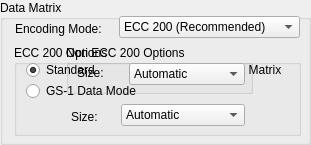
    <widget class="QGroupBox" name="grpDM" >
     <property name="geometry" >
      <rect>
       <x>116</x>
       <y>21</y>
       <width>311</width>
       <height>145</height>
      </rect>
     </property>
     <property name="title" >
      <string>Data Matrix</string>
     </property>
     <widget class="QComboBox" name="cmbDMMode" >
      <property name="geometry" >
       <rect>
        <x>119</x>
        <y>16</y>
        <width>181</width>
        <height>22</height>
       </rect>
      </property>
      <item>
       <property name="text" >
        <string>ECC 200 (Recommended)</string>
       </property>
      </item>
      <item>
       <property name="text" >
        <string>ECC 000</string>
       </property>
      </item>
      <item>
       <property name="text" >
        <string>ECC 050</string>
       </property>
      </item>
      <item>
       <property name="text" >
        <string>ECC 080</string>
       </property>
      </item>
      <item>
       <property name="text" >
        <string>ECC 100</string>
       </property>
      </item>
      <item>
       <property name="text" >
        <string>ECC 140</string>
       </property>
      </item>
     </widget>
     <widget class="QLabel" name="label" >
      <property name="geometry" >
       <rect>
        <x>15</x>
        <y>21</y>
        <width>96</width>
        <height>16</height>
       </rect>
      </property>
      <property name="text" >
       <string>Encoding Mode:</string>
      </property>
      <property name="buddy" >
       <cstring>cmbDMMode</cstring>
      </property>
     </widget>
     <widget class="QGroupBox" name="grpDM200" >
      <property name="geometry" >
       <rect>
        <x>14</x>
        <y>45</y>
        <width>287</width>
        <height>91</height>
       </rect>
      </property>
      <property name="title" >
       <string>ECC 200 Options</string>
      </property>
      <widget class="QRadioButton" name="radDM200Stand" >
       <property name="geometry" >
        <rect>
         <x>12</x>
         <y>14</y>
         <width>92</width>
         <height>22</height>
        </rect>
       </property>
       <property name="text" >
        <string>Standard</string>
       </property>
       <property name="checked" >
        <bool>true</bool>
       </property>
      </widget>
      <widget class="QRadioButton" name="radDM200GS1" >
       <property name="geometry" >
        <rect>
         <x>12</x>
         <y>35</y>
         <width>122</width>
         <height>22</height>
        </rect>
       </property>
       <property name="text" >
        <string>GS-1 Data Mode</string>
       </property>
      </widget>
      <widget class="QRadioButton" name="radDM200HIBC" >
       <property name="geometry" >
        <rect>
         <x>154</x>
         <y>14</y>
         <width>121</width>
         <height>22</height>
        </rect>
       </property>
       <property name="text" >
        <string>HIBC Data Matrix</string>
       </property>
      </widget>
      <widget class="QComboBox" name="cmbDM200Size" >
       <property name="geometry" >
        <rect>
         <x>107</x>
         <y>59</y>
         <width>124</width>
         <height>22</height>
        </rect>
       </property>
       <item>
        <property name="text" >
         <string>Automatic</string>
        </property>
       </item>
       <item>
        <property name="text" >
         <string>10 x 10</string>
        </property>
       </item>
       <item>
        <property name="text" >
         <string>12 x 12</string>
        </property>
       </item>
       <item>
        <property name="text" >
         <string>14 x 14</string>
        </property>
       </item>
       <item>
        <property name="text" >
         <string>16 x 16</string>
        </property>
       </item>
       <item>
        <property name="text" >
         <string>18 x 18</string>
        </property>
       </item>
       <item>
        <property name="text" >
         <string>20 x 20</string>
        </property>
       </item>
       <item>
        <property name="text" >
         <string>22 x 22</string>
        </property>
       </item>
       <item>
        <property name="text" >
         <string>24 x 24</string>
        </property>
       </item>
       <item>
        <property name="text" >
         <string>26 x 26</string>
        </property>
       </item>
       <item>
        <property name="text" >
         <string>32 x 32</string>
        </property>
       </item>
       <item>
        <property name="text" >
         <string>36 x 36</string>
        </property>
       </item>
       <item>
        <property name="text" >
         <string>40 x 40</string>
        </property>
       </item>
       <item>
        <property name="text" >
         <string>44 x 44</string>
        </property>
       </item>
       <item>
        <property name="text" >
         <string>48 x 48</string>
        </property>
       </item>
       <item>
        <property name="text" >
         <string>52 x 52</string>
        </property>
       </item>
       <item>
        <property name="text" >
         <string>64 x 64</string>
        </property>
       </item>
       <item>
        <property name="text" >
         <string>72 x 72</string>
        </property>
       </item>
       <item>
        <property name="text" >
         <string>80 x 80</string>
        </property>
       </item>
       <item>
        <property name="text" >
         <string>88 x 88</string>
        </property>
       </item>
       <item>
        <property name="text" >
         <string>96 x 96</string>
        </property>
       </item>
       <item>
        <property name="text" >
         <string>104 x 104</string>
        </property>
       </item>
       <item>
        <property name="text" >
         <string>120 x 120</string>
        </property>
       </item>
       <item>
        <property name="text" >
         <string>132 x 132</string>
        </property>
       </item>
       <item>
        <property name="text" >
         <string>144 x 144</string>
        </property>
       </item>
       <item>
        <property name="text" >
         <string>8 x 18</string>
        </property>
       </item>
       <item>
        <property name="text" >
         <string>8 x 32</string>
        </property>
       </item>
       <item>
        <property name="text" >
         <string>12 x 26</string>
        </property>
       </item>
       <item>
        <property name="text" >
         <string>12 x 36</string>
        </property>
       </item>
       <item>
        <property name="text" >
         <string>16 x 36</string>
        </property>
       </item>
       <item>
        <property name="text" >
         <string>16 x 48</string>
        </property>
       </item>
      </widget>
      <widget class="QLabel" name="lblDM200Size" >
       <property name="geometry" >
        <rect>
         <x>57</x>
         <y>64</y>
         <width>38</width>
         <height>16</height>
        </rect>
       </property>
       <property name="text" >
        <string>Size:</string>
       </property>
      </widget>
     </widget>
     <widget class="QGroupBox" name="grpDMNon200" >
      <property name="geometry" >
       <rect>
        <x>66</x>
        <y>45</y>
        <width>187</width>
        <height>49</height>
       </rect>
      </property>
      <property name="title" >
       <string>Non ECC 200 Options</string>
      </property>
      <widget class="QLabel" name="lblDMNon200Size" >
       <property name="geometry" >
        <rect>
         <x>11</x>
         <y>20</y>
         <width>38</width>
         <height>16</height>
        </rect>
       </property>
       <property name="text" >
        <string>Size:</string>
       </property>
      </widget>
      <widget class="QComboBox" name="cmbDMNon200Size" >
       <property name="geometry" >
        <rect>
         <x>63</x>
         <y>18</y>
         <width>116</width>
         <height>22</height>
        </rect>
       </property>
       <item>
        <property name="text" >
         <string>Automatic</string>
        </property>
       </item>
       <item>
        <property name="text" >
         <string>7 x 7</string>
        </property>
       </item>
       <item>
        <property name="text" >
         <string>9 x 9</string>
        </property>
       </item>
       <item>
        <property name="text" >
         <string>11 x 11</string>
        </property>
       </item>
       <item>
        <property name="text" >
         <string>13 x 13</string>
        </property>
       </item>
       <item>
        <property name="text" >
         <string>15 x 15</string>
        </property>
       </item>
       <item>
        <property name="text" >
         <string>17 x 17</string>
        </property>
       </item>
       <item>
        <property name="text" >
         <string>19 x 19</string>
        </property>
       </item>
       <item>
        <property name="text" >
         <string>21 x 21</string>
        </property>
       </item>
       <item>
        <property name="text" >
         <string>23 x 23</string>
        </property>
       </item>
       <item>
        <property name="text" >
         <string>25 x 25</string>
        </property>
       </item>
       <item>
        <property name="text" >
         <string>27 x 27</string>
        </property>
       </item>
       <item>
        <property name="text" >
         <string>29 x 29</string>
        </property>
       </item>
       <item>
        <property name="text" >
         <string>31 x 31</string>
        </property>
       </item>
       <item>
        <property name="text" >
         <string>33 x 33</string>
        </property>
       </item>
       <item>
        <property name="text" >
         <string>35 x 35</string>
        </property>
       </item>
       <item>
        <property name="text" >
         <string>37 x 37</string>
        </property>
       </item>
       <item>
        <property name="text" >
         <string>39 x 39</string>
        </property>
       </item>
       <item>
        <property name="text" >
         <string>41 x 41</string>
        </property>
       </item>
       <item>
        <property name="text" >
         <string>43 x 43</string>
        </property>
       </item>
       <item>
        <property name="text" >
         <string>45 x 45</string>
        </property>
       </item>
       <item>
        <property name="text" >
         <string>47 x 47</string>
        </property>
       </item>
      </widget>
     </widget>
    </widget>
